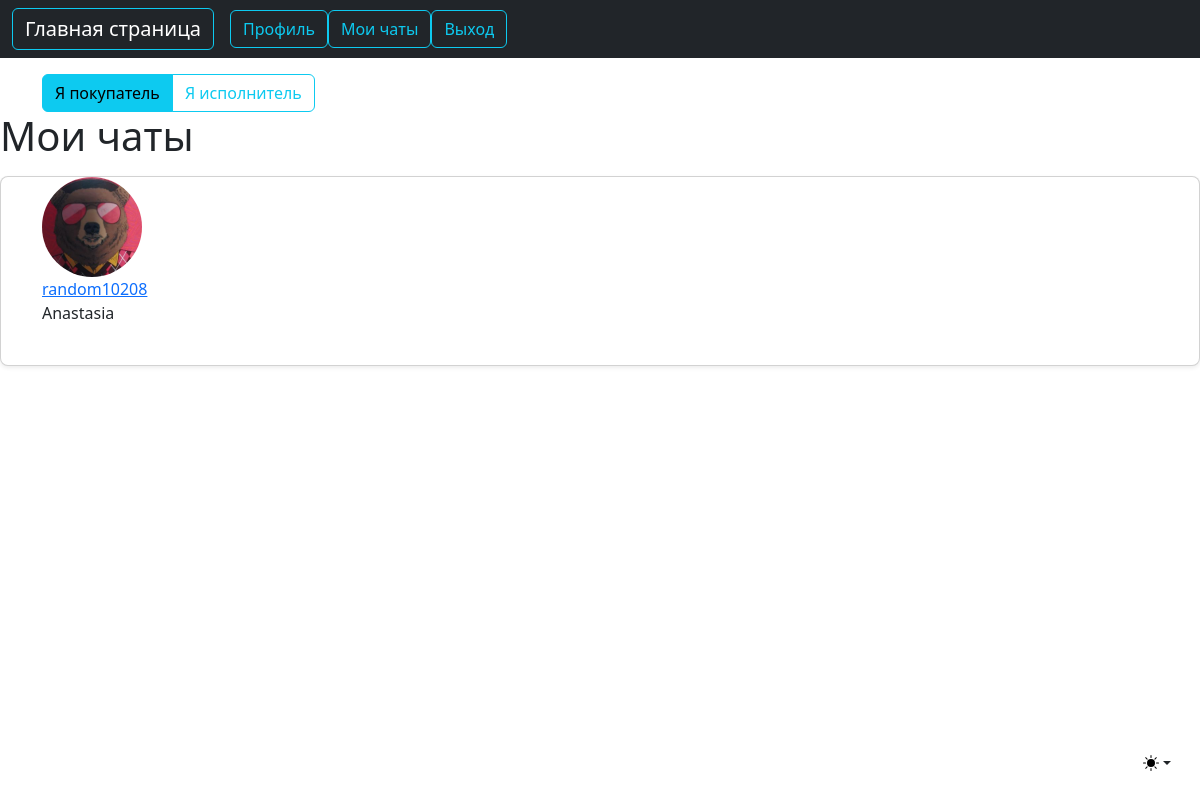
The app's page /users/chats (signed in), older data.
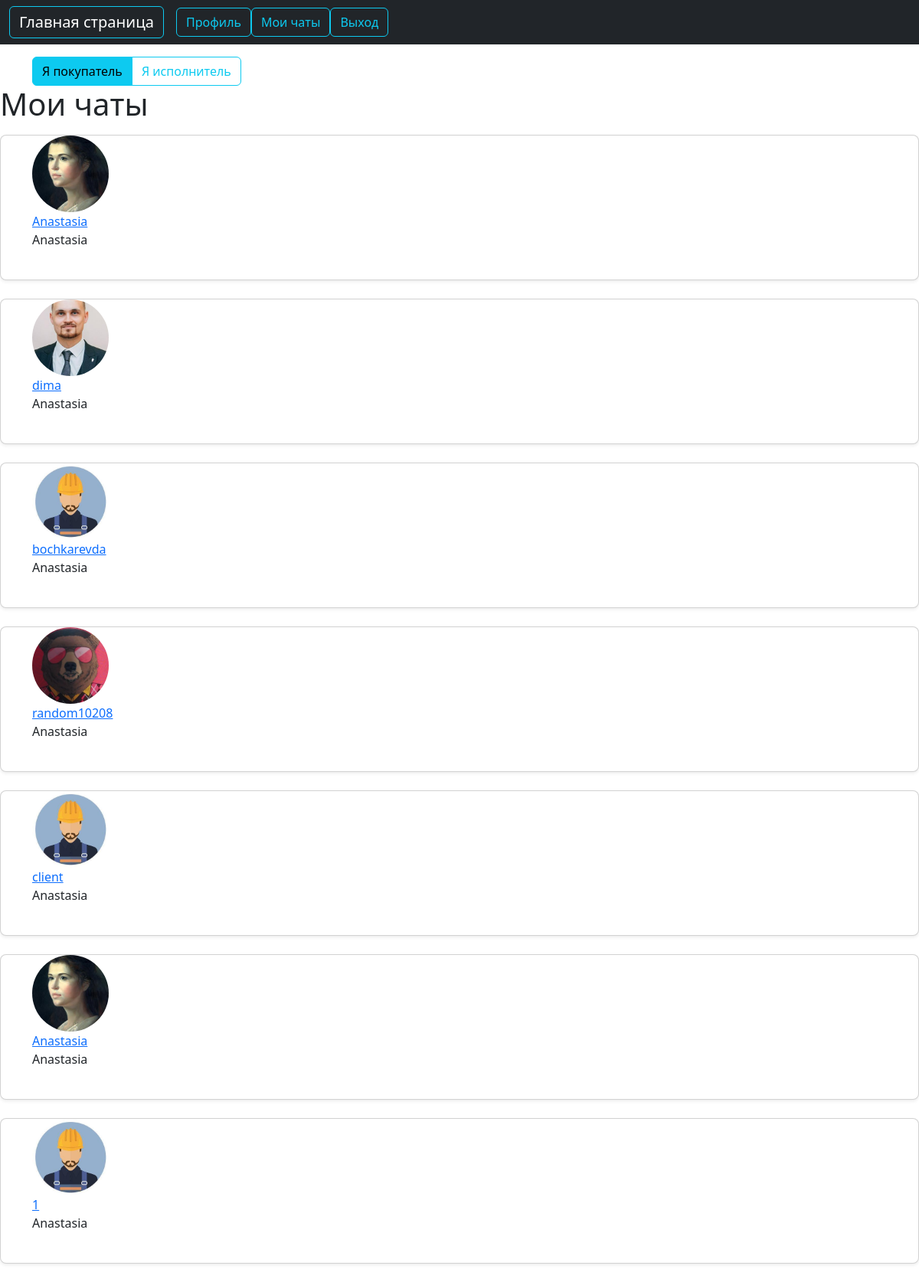
The same page, newer data.
### users/models.py (models this page shows, shortened)
class Conversation(models.Model):
    user1 = models.ForeignKey(User, related_name='user1', on_delete=models.CASCADE)
    user2 = models.ForeignKey(User, related_name='user2', on_delete=models.CASCADE)

class Profile(models.Model):
    user = models.OneToOneField(User, on_delete=models.CASCADE)
    image = models.ImageField(default='default.jpg', upload_to='profile_pics')

### users/views.py (the view)
# urls.py: path('chats', user_views.chats, name='chats'),
def chats(request):
    instance = request.user
    conversations = Conversation.objects.filter(user1=instance)
    conversations2 = Conversation.objects.filter(user2=instance)
    return render(request, 'users/my_chats.html', {
        'conversations': conversations,
        'conversations2': conversations2
    })

### users/templates/users/my_chats.html
{% extends "searchwork/base.html" %}
{% load crispy_forms_tags %}
{% block base %}
<div  class="p-2 "></div>
  <div class="container">
    <div class="d-flex justify-content-between">
      {% if user.is_authenticated %}
        <div>
            <div class="input-group">
                <a class="btn btn-info" href="{% url 'client' %}">Я покупатель</a>
                <a class="btn btn-outline-info" href="{% url 'worker' %}">Я исполнитель</a>
      	    </div>
		</div>
      {% endif %}
    </div>
  </div>
{% if conversations or conversations2 %}
    <h1 class="mb-3">Мои чаты</h1>
    {% for conversation in conversations %}
        <div class="card mb-4 rounded-3 shadow-sm">
            <article class="container mb-4">
              <img class="rounded-circle article-img" src="{{ conversation.user2.profile.image.url }}" width="100" height="100" alt="аватар заказчика">
              <div class="media-body">
                    <div class="article-metadata">
                      <a class="mr-2" href="{% url 'chat' conversation.user2.id %}">{{ conversation.user2 }}</a>
                        <p>{{ conversation.user1 }}</p>
                    </div>
              </div>
            </article>
        </div>
    {% endfor %}
{% for conversation in conversations2 %}
        <div class="card mb-4 rounded-3 shadow-sm">
            <article class="container mb-4">
              <img class="rounded-circle article-img" src="{{ conversation.user1.profile.image.url }}" width="100" height="100" alt="аватар заказчика">
              <div class="media-body">
                    <div class="article-metadata">
                      <a class="mr-2" href="{% url 'chat' conversation.user1.id %}">{{ conversation.user1 }}</a>
                        <p>{{ conversation.user2 }}</p>
                    </div>
              </div>
            </article>
        </div>
    {% endfor %}
{% else %}
<h1>Нет чатов.</h1>
        {% endif %}
{% endblock base %}

### searchwork/templates/searchwork/base.html (shortened to what this page needs)
{% load static %}
<!doctype html>
<html lang="en">
<head>
    <link rel="stylesheet" href="https://cdn.jsdelivr.net/npm/bootstrap@5.2.3/dist/css/bootstrap.min.css" type="text/css">
</head>
<body>
    <body class="bg-body-tertiary">
    <div class="dropdown position-fixed bottom-0 end-0 mb-3 me-3 bd-mode-toggle">
      <button class="btn btn-bd-primary py-2 dropdown-toggle d-flex align-items-center" id="bd-theme" type="button" aria-expanded="false" data-bs-toggle="dropdown" aria-label="Toggle theme (light)">
        <svg class="bi my-1 theme-icon-active" width="1em" height="1em"><use href="#sun-fill"></use></svg>
      </button>
    </div>
<nav class="navbar navbar-expand-lg navbar-dark bg-dark" aria-label="Main navigation">
  <div class="container-fluid">
    <a class="btn btn-outline-info navbar-brand " href="{% url 'searchwork-about' %}">Главная страница</a>
    <div class="navbar-collapse offcanvas-collapse" id="navbarsExampleDefault">
      <ul class="navbar-nav me-auto mb-2 mb-lg-0">
            {% if user.is_authenticated %}
            	<a class="btn btn-outline-info" href="{% url 'profile' %}">Профиль</a>
                <a class="btn btn-outline-info" href="{% url 'chats' %}">Мои чаты</a>
            	<a class="btn btn-outline-info" href="{% url 'logout' %}">Выход</a>
          	{% else %}
            	<a class="btn btn-outline-info" href="{% url 'login' %}">Вход</a>
            	<a class="btn btn-outline-info" href="{% url 'register' %}">Регистрация</a>
          	{% endif %}
      </ul>
    </div>
  </div>
</nav>
<div class="nav-scroller bg-body">
  {% block base %}{% endblock %}
</div>
</body>
</body>
</html>

Row changes from the older to the newer data that the page shows:
added Conversation: user2.profile.image (picture), user2 "Anastasia", user1 "Anastasia", user1.profile.image (picture)
added Conversation: user2.profile.image (picture), user2 "dima", user1 "Anastasia", shown under "Мои чаты"
added Conversation: user2.profile.image (placeholder picture), user2 "bochkarevda", user1 "Anastasia", shown under "Мои чаты"
added Conversation: user1.profile.image (placeholder picture), user1 "client", user2 "Anastasia"
added Conversation: user1.profile.image (placeholder picture), user1 "1", user2 "Anastasia"
